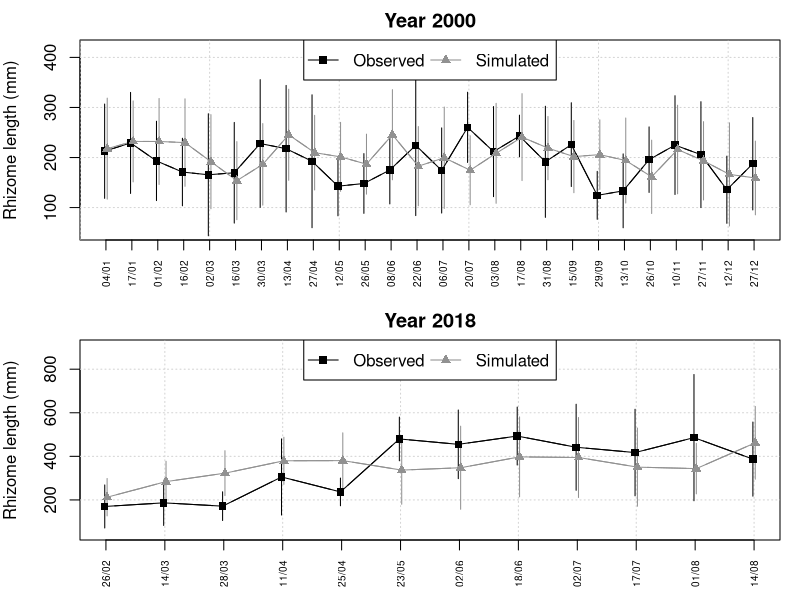

The R source for this figure:


postscript_file <- T

if(postscript_file){postscript("Fig4.eps", 
        horizontal = FALSE, onefile = FALSE, 
        paper = "special", height = 5.51, 
        width =5.51)}else{
         png("Fig4.png", 
          width = 9.5, height = 20, 
          units = 'cm', res = 600)}


par(mfrow=c(2, 1))
par(mar=c(3, 4, 2, 1))

color_palette <- c("gray0", "gray57")

data_simulated_2000 <- read.csv("outs2000/ecol_mat_nod_founding_rhizomes_2000_environment_2000_cannal_200m_broad_4m_prof_31.csv", 
        header=T, stringsAsFactors = F)
data_simulated_2000 <- data_simulated_2000[, c(1, 2, 4)] 
data_observed_2000 <- read.csv("observed_rhizomes_2000.csv", header=T, stringsAsFactors = F)
data_observed_2000 <- data_observed_2000[data_observed_2000$Internode_length>0, ]

rhizome_length <- data.frame(date=character(), tipo=character(), 
        longitud=numeric(), stringsAsFactors = F)
dates <- intersect(unique(as.character(data_simulated_2000[, 1])), 
     unique(as.character(data_observed_2000[, 1])))
dates <- dates[!is.na(dates)]
rhizomes_numbers <- intersect(unique(as.character(data_simulated_2000[, 2])), 
        unique(as.character(data_observed_2000[, 2])))
rhizomes_numbers <- rhizomes_numbers[!is.na(rhizomes_numbers)]

i <- 1
for (f in dates){
 for (r in rhizomes_numbers){
 rhizome_length[i, 1] <- f
 rhizome_length[i, 2] <- "observed"
 rhizome_length[i, 3] <- sum(data_observed_2000[which(data_observed_2000[, 1]==f & 
              data_observed_2000[, 2]==r), 3], 
        na.rm = T)
 i <- i+1
 rhizome_length[i, 1] <- f
 rhizome_length[i, 2] <- "simulated"
 rhizome_length[i, 3] <- sum(data_simulated_2000[which(data_simulated_2000[, 1]==f &
               data_simulated_2000[, 2]==r), 3], 
        na.rm = T)
 i <- i+1
 }}

rhizome_length <- rhizome_length[!rhizome_length$longitud==0, ]
rhizome_length <- rhizome_length[rhizome_length$longitud>1, ]
rhizome_length <- rhizome_length[!(rhizome_length[, 3]==0), ]
rhizome_length$date <- as.factor(rhizome_length$date)
rhizome_length$tipo <- as.factor(rhizome_length$tipo)

mean_length <- data.frame()
i <- 1
for (d in dates){
 mean_length[i, 1] <- as.character(d)
 mean_length[i, 2] <- mean(rhizome_length$longitud[
 which(rhizome_length$date==d &
   rhizome_length$tipo=="observed")])
 mean_length[i, 3] <- mean(rhizome_length$longitud[
 which(rhizome_length$date==d &
   rhizome_length$tipo=="simulated")]) 

 mean_length[i, 4] <- sd(rhizome_length$longitud[
 which(rhizome_length$date==d &
   rhizome_length$tipo=="observed")]) 
 mean_length[i, 5] <- sd(rhizome_length$longitud[
 which(rhizome_length$date==d &
   rhizome_length$tipo=="simulated")])
 i <- i+1
}
colnames(mean_length) <- c("date", "observed", "simulated", "sd_obs", "sd_sim")
tiempos <- length(dates)

plot(1:tiempos, rep(1, tiempos), 
  type='n', xaxt = "n", ylim=c(50, 420), 
  ylab="Rhizome length (mm)", xlab="", main="Year 2000")
grid()
for (t in 1:tiempos){
 obs_sup <- mean_length$observed[t]+mean_length$sd_obs[t]
 obs_inf <- mean_length$observed[t]-mean_length$sd_obs[t]
 lines(x = rep(t, 2)-0.05, y = c(obs_inf, obs_sup), col=color_palette[1], lty=1)
 
 sim_sup <- mean_length$simulated[t]+mean_length$sd_sim[t]
 sim_inf <- mean_length$simulated[t]-mean_length$sd_sim[t]
 lines(x = rep(t, 2)+0.05, y = c(sim_inf, sim_sup), col=color_palette[2], lty=1)
 
}

lines(1:tiempos-0.05, mean_length$observed, 
  col=color_palette[1], type = "l")
lines(1:tiempos+0.05, mean_length$simulated, 
  col=color_palette[2], type = "l")

points(1:tiempos-0.05, mean_length$observed, 
  col=color_palette[1], pch=15, type = "b")
points(1:tiempos+0.05, mean_length$simulated, 
  col=color_palette[2], pch=17, type = "b")

axis(1, at = 1:length(dates), labels =unique(substr(rhizome_length$date, 1, 5)), 
  las = 2, cex.axis=0.6)
legend(x="top", ncol = 2, legend=c("Observed", "Simulated"), 
  col = c(color_palette[1], color_palette[2]), cex=1, pch=c(15, 17), lty = 1)


data_simulated_2018 <- read.csv("outs2018/ecol_mat_nod_founding_rhizomes_2018_environment_2018_cannal_200m_broad_4m_prof_32.csv", header=T, stringsAsFactors = F)
data_simulated_2018 <- data_simulated_2018[, c(1, 2, 4)] 
data_observed_2018 <- read.csv("observed_rhizomes_2018.csv", header=T, stringsAsFactors = F)
data_observed_2018 <- data_observed_2018[data_observed_2018$Internode_length>0, ]
rhizome_length_2018 <- data.frame(date=character(), tipo=character(), longitud=numeric(), 
         stringsAsFactors = F)
dates_2018 <- intersect(unique(as.character(data_simulated_2018[, 1])), 
      unique(as.character(data_observed_2018[, 1])))
dates_2018 <- dates_2018[!is.na(dates_2018)]
rhizomes_numbers <- intersect(unique(as.character(data_simulated_2018[, 2])), 
        unique(as.character(data_observed_2018[, 2])))
rhizomes_numbers <- rhizomes_numbers[!is.na(rhizomes_numbers)]

i <- 1
for (d in dates_2018){
 for (r in rhizomes_numbers){
 rhizome_length_2018[i, 1] <- d
 rhizome_length_2018[i, 2] <- "observed"
 rhizome_length_2018[i, 3] <- sum(data_observed_2018[which(data_observed_2018[, 1]==d & 
                data_observed_2018[, 2]==r), 3], 
         na.rm = T)
 i <- i+1
 rhizome_length_2018[i, 1] <- d
 rhizome_length_2018[i, 2] <- "simulated"
 rhizome_length_2018[i, 3] <- sum(data_simulated_2018[which(data_simulated_2018[, 1]==d & 
                data_simulated_2018[, 2]==r), 3], 
         na.rm = T)
 i <- i+1
 }}


rhizome_length_2018 <- rhizome_length_2018[!rhizome_length_2018$longitud==0, ]

rhizome_length_2018 <- rhizome_length_2018[rhizome_length_2018$longitud>1, ]

rhizome_length_2018 <- rhizome_length_2018[!(rhizome_length_2018[, 3]==0), ]


rhizome_length_2018$date <- as.factor(rhizome_length_2018$date)
rhizome_length_2018$tipo <- as.factor(rhizome_length_2018$tipo)

mean_length <- data.frame()
i <- 1
for (f in dates_2018){
 mean_length[i, 1] <- as.character(f)
 mean_length[i, 2] <- mean(rhizome_length_2018$longitud[
 which(rhizome_length_2018$date==f &
   rhizome_length_2018$tipo=="observed")]) 
 mean_length[i, 3] <- mean(rhizome_length_2018$longitud[
 which(rhizome_length_2018$date==f &
   rhizome_length_2018$tipo=="simulated")]) 

 mean_length[i, 4] <- sd(rhizome_length_2018$longitud[
 which(rhizome_length_2018$date==f &
   rhizome_length_2018$tipo=="observed")])
 mean_length[i, 5] <- sd(rhizome_length_2018$longitud[
 which(rhizome_length_2018$date==f &
   rhizome_length_2018$tipo=="simulated")])
 i <- i+1
}
colnames(mean_length) <- c("date", "observed", "simulated", "sd_obs", "sd_sim")
times2018 <- length(dates_2018)


plot(1:times2018, rep(1, times2018), 
  type='n', xaxt = "n", ylim=c(50, 900), 
  ylab="Rhizome length (mm)", xlab="", main="Year 2018" )
grid()

for (t in 1:times2018){
 obs_sup <- mean_length$observed[t]+mean_length$sd_obs[t]
 obs_inf <- mean_length$observed[t]-mean_length$sd_obs[t]
 lines(x = rep(t, 2)-0.02, y = c(obs_inf, obs_sup), col=color_palette[1], lty=1)

 sim_sup <- mean_length$simulated[t]+mean_length$sd_sim[t]
 sim_inf <- mean_length$simulated[t]-mean_length$sd_sim[t]
 lines(x = rep(t, 2)+0.02, y = c(sim_inf, sim_sup), col=color_palette[2], lty=1)
 
}

lines(1:times2018-0.02, mean_length$observed, 
  col=color_palette[1], type = "l")
lines(1:times2018+0.02, mean_length$simulated, 
  col=color_palette[2], type = "l")

points(1:times2018-0.02, mean_length$observed, 
  col=color_palette[1], pch=15, type = "b")
points(1:times2018+0.02, mean_length$simulated, 
  col=color_palette[2], pch=17, type = "b")

axis(1, at = 1:length(dates_2018), labels=unique(substr(rhizome_length_2018$date, 1, 5)), 
  las = 2, cex.axis=0.6)

legend(x="top", ncol = 2, legend=c("Observed", "Simulated"), 
  col = c(color_palette[1], color_palette[2]), cex=1, pch=c(15, 17), lty=1)
dev.off()
